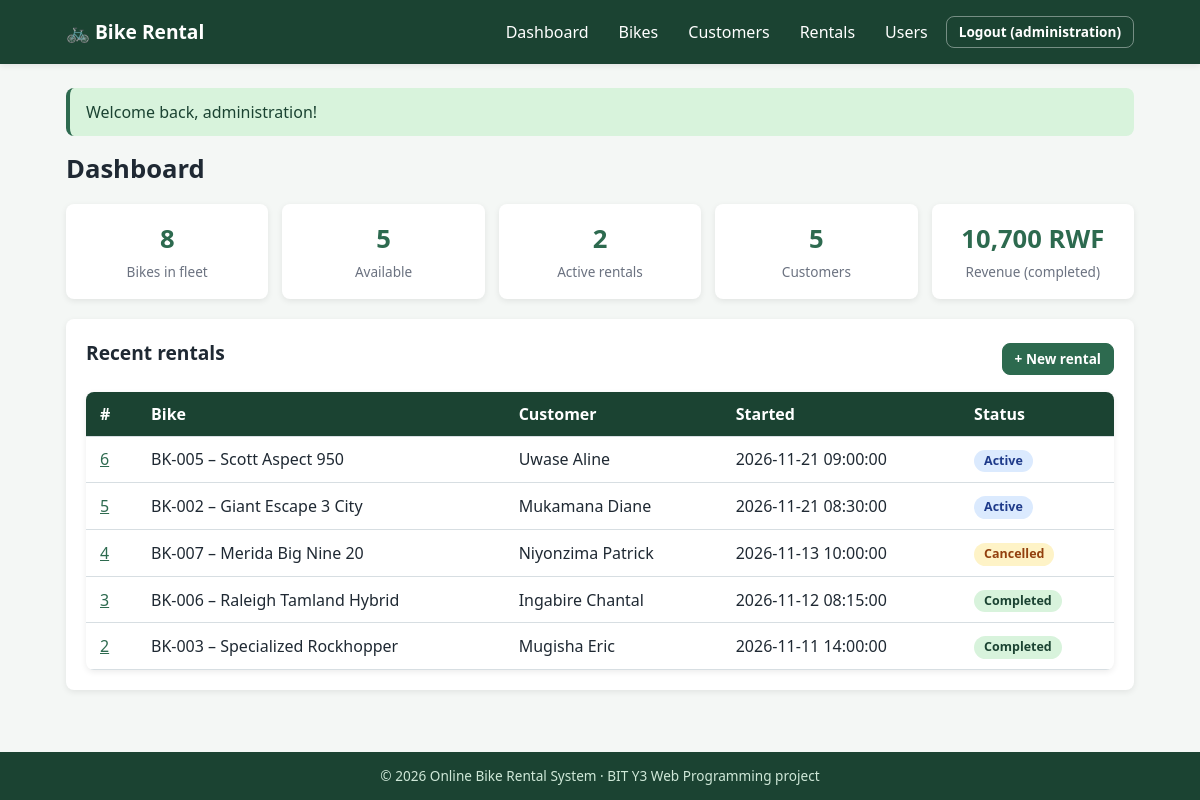
/index.php?route=dashboard (signed in), run on the app's committed database.
### tables this page shows
CREATE TABLE rentals (
    rental_id   INT UNSIGNED AUTO_INCREMENT PRIMARY KEY,
    bike_id     INT UNSIGNED NOT NULL,
    customer_id INT UNSIGNED NOT NULL,
    start_time  DATETIME NOT NULL,
    end_time    DATETIME NULL,
    total_cost  DECIMAL(10,2) NULL,
    status      ENUM('active','completed','cancelled') NOT NULL DEFAULT 'active',
    CONSTRAINT fk_rental_bike
        FOREIGN KEY (bike_id) REFERENCES bikes(bike_id)
        ON DELETE RESTRICT ON UPDATE CASCADE,
    CONSTRAINT fk_rental_customer
        FOREIGN KEY (customer_id) REFERENCES customers(customer_id)
        ON DELETE RESTRICT ON UPDATE CASCADE
);

CREATE TABLE bikes (
    bike_id     INT UNSIGNED AUTO_INCREMENT PRIMARY KEY,
    code        VARCHAR(20)  NOT NULL UNIQUE,
    model       VARCHAR(80)  NOT NULL,
    hourly_rate DECIMAL(10,2) NOT NULL CHECK (hourly_rate > 0),
    status      ENUM('available','rented','maintenance') NOT NULL DEFAULT 'available'
);

CREATE TABLE customers (
    customer_id INT UNSIGNED AUTO_INCREMENT PRIMARY KEY,
    full_name   VARCHAR(100) NOT NULL,
    phone       VARCHAR(20)  NOT NULL,
    email       VARCHAR(100) NOT NULL UNIQUE
);

### src/Support/View.php (called while the page is built, shortened)
<?php
final class View
{
    public static function render(string $view, array $data = [], ?string $layout = 'layout/layout'): void
    {
        $file = __DIR__ . '/../Views/' . $view . '.php';
        extract($data, EXTR_SKIP);
        require $file;
        $content = ob_get_clean();
        $flash = Flash::pull();
        $user  = Auth::user();
        require __DIR__ . '/../Views/' . $layout . '.php';
    }
}

### src/Controllers/DashboardController.php (called while the page is built, shortened)
<?php
final class DashboardController
{
    public function index(): void
    {
        $bikeCounts = (new Bike())->countByStatus();
        $rentals    = new Rental();
        $stats      = $rentals->stats();
        $customers  = (new Customer())->count();
        $recent     = $rentals->recent(5);
        View::render('dashboard/index', compact('bikeCounts', 'stats', 'customers', 'recent'));
    }
}

### public/index.php (called while the page is built, shortened)
<?php
require __DIR__ . '/../src/bootstrap.php';
$routes = [
    'login'           => [AuthController::class, 'login'],
    'register'        => [AuthController::class, 'register'],
    'logout'          => [AuthController::class, 'logout'],
    'dashboard'       => [DashboardController::class, 'index'],
    'bikes'           => [BikeController::class, 'index'],
    'bike-show'       => [BikeController::class, 'show'],
    'bike-form'       => [BikeController::class, 'form'],
    'bike-save'       => [BikeController::class, 'save'],
    'bike-delete'     => [BikeController::class, 'delete'],
    'customers'       => [CustomerController::class, 'index'],
    'customer-show'   => [CustomerController::class, 'show'],
    'customer-form'   => [CustomerController::class, 'form'],
    'customer-save'   => [CustomerController::class, 'save'],
    'customer-delete' => [CustomerController::class, 'delete'],
    'rentals'         => [RentalController::class, 'index'],
    'rental-show'     => [RentalController::class, 'show'],
    'rental-form'     => [RentalController::class, 'form'],
    'rental-save'     => [RentalController::class, 'save'],
    'rental-return'   => [RentalController::class, 'finish'],
    'rental-cancel'   => [RentalController::class, 'cancel'],
    'rental-delete'   => [RentalController::class, 'delete'],
    'users'           => [UserController::class, 'index'],
    'user-form'       => [UserController::class, 'form'],
    'user-save'       => [UserController::class, 'save'],
    'user-delete'     => [UserController::class, 'delete'],
    'api-bikes'       => [BikeApiController::class, 'index'],
];
$route = (string)($_GET['route'] ?? 'dashboard');
[$class, $method] = $routes[$route];
(new $class())->$method();

### src/bootstrap.php (called while the page is built, shortened)
<?php
spl_autoload_register(static function (string $class): void {
    $prefix = 'App\\';
    $file = __DIR__ . '/' . str_replace('\\', '/', substr($class, strlen($prefix))) . '.php';
});
require __DIR__ . '/Support/helpers.php';

### src/Support/Config.php (called while the page is built, shortened)
<?php
final class Config
{
    private static ?array $data = null;
    public static function get(string $key): mixed
    {
        self::$data ??= require __DIR__ . '/../../config/config.php';
        return self::$data[$key] ?? null;
    }
}

### src/Support/Database.php (called while the page is built, shortened)
<?php
final class Database
{
    private static ?PDO $pdo = null;
    public static function pdo(): PDO
    {
        if (self::$pdo === null) {
            $c = Config::get('db');
            $dsn = $c['dsn'] ?: "mysql:host={$c['host']};dbname={$c['name']};charset={$c['charset']}";
            try {
                self::$pdo = new PDO($dsn, $c['dsn'] ? null : $c['user'], $c['dsn'] ? null : $c['pass'], [
                    PDO::ATTR_ERRMODE            => PDO::ERRMODE_EXCEPTION,
                    PDO::ATTR_DEFAULT_FETCH_MODE => PDO::FETCH_ASSOC,
                    PDO::ATTR_EMULATE_PREPARES   => false,
                ]);
            } catch (PDOException $e) {
                ErrorHandler::log($e);
                throw new \RuntimeException('Database connection failed.', 0, $e);
            }
        }
        return self::$pdo;
    }
}

### src/Models/BaseModel.php (called while the page is built, shortened)
<?php
abstract class BaseModel
{
    protected PDO $db;
    public function __construct()
    {
        $this->db = Database::pdo();
    }
    protected function all(string $sql, array $params = []): array
    {
        $st = $this->db->prepare($sql);
        $st->execute($params);
        return $st->fetchAll();
    }
    protected function scalar(string $sql, array $params = []): mixed
    {
        $st = $this->db->prepare($sql);
        $st->execute($params);
        return $st->fetchColumn();
    }
}

### src/Models/Bike.php (called while the page is built, shortened)
<?php
final class Bike extends BaseModel
{
    public function countByStatus(): array
    {
        $rows = $this->all('SELECT status, COUNT(*) AS n FROM bikes GROUP BY status');
        $out = array_fill_keys(self::STATUSES, 0);
        foreach ($rows as $r) {
            $out[$r['status']] = (int)$r['n'];
        }
        return $out;
    }
}

### src/Models/Rental.php (called while the page is built, shortened)
<?php
final class Rental extends BaseModel
{
    public function recent(int $n = 5): array
    {
        return $this->all(self::SELECT . ' ORDER BY r.start_time DESC LIMIT ' . (int)$n);
    }
    public function stats(): array
    {
        return [
            'active'    => (int)$this->scalar("SELECT COUNT(*) FROM rentals WHERE status='active'"),
            'completed' => (int)$this->scalar("SELECT COUNT(*) FROM rentals WHERE status='completed'"),
            'revenue'   => (float)($this->scalar("SELECT COALESCE(SUM(total_cost),0) FROM rentals WHERE status='completed'") ?? 0),
        ];
    }
}

### src/Models/Customer.php (called while the page is built, shortened)
<?php
final class Customer extends BaseModel
{
    public function count(): int
    {
        return (int)$this->scalar('SELECT COUNT(*) FROM customers');
    }
}

### src/Support/Auth.php (called while the page is built, shortened)
<?php
final class Auth
{
    public static function user(): ?array
    {
        return $_SESSION['user'] ?? null;
    }
}

### src/Support/Flash.php (called while the page is built, shortened)
<?php
final class Flash
{
    public static function pull(): array
    {
        $items = $_SESSION['flash'] ?? [];
        return $items;
    }
}

### src/Views/dashboard/index.php (the view, shortened to what this page needs)
<h1>Dashboard</h1>
<div class="stats-grid">
    <div class="stat-card"><span class="stat-number"><?= array_sum($bikeCounts) ?></span><span class="stat-label">Bikes in fleet</span></div>
    <div class="stat-card"><span class="stat-number"><?= (int)$bikeCounts['available'] ?></span><span class="stat-label">Available</span></div>
    <div class="stat-card"><span class="stat-number"><?= (int)$stats['active'] ?></span><span class="stat-label">Active rentals</span></div>
    <div class="stat-card"><span class="stat-number"><?= (int)$customers ?></span><span class="stat-label">Customers</span></div>
    <div class="stat-card"><span class="stat-number"><?= e(money($stats['revenue'])) ?></span><span class="stat-label">Revenue (completed)</span></div>
</div>
<section class="card">
    <div class="card-head"><h2>Recent rentals</h2>
        <a class="btn btn-primary btn-small" href="<?= e(url('rental-form')) ?>">+ New rental</a></div>
    <?php if (!$recent): ?><p class="muted">No rentals yet.</p><?php else: ?>
    <div class="table-wrap"><table class="data-table">
        <thead><tr><th>#</th><th>Bike</th><th>Customer</th><th>Started</th><th>Status</th></tr></thead>
        <tbody>
        <?php foreach ($recent as $r): ?>
            <tr>
                <td><a href="<?= e(url('rental-show', ['id' => $r['rental_id']])) ?>"><?= (int)$r['rental_id'] ?></a></td>
                <td><?= e($r['bike_code']) ?> &ndash; <?= e($r['bike_model']) ?></td>
                <td><?= e($r['customer_name']) ?></td>
                <td><?= e($r['start_time']) ?></td>
                <td><?= status_badge($r['status']) ?></td>
            </tr>
        <?php endforeach; ?>
        </tbody></table></div>
    <?php endif; ?>
</section>

### src/Support/helpers.php (shortened to what this page needs)
<?php
function e(mixed $value): string
{
    return htmlspecialchars((string)$value, ENT_QUOTES | ENT_SUBSTITUTE, 'UTF-8');
}
function base_path(): string
{
    $dir = str_replace('\\', '/', dirname($_SERVER['SCRIPT_NAME'] ?? '/index.php'));
    return rtrim($dir, '/');
}
function url(string $route = 'dashboard', array $params = []): string
{
    $query = http_build_query(['route' => $route] + $params);
    return base_path() . '/index.php?' . $query;
}
function asset(string $path): string
{
    return base_path() . '/assets/' . ltrim($path, '/');
}
function money(mixed $amount): string
{
    return number_format((float)$amount, 0, '.', ',') . ' RWF';
}
function status_badge(string $status): string
{
    return '<span class="badge badge-' . e($status) . '">' . e(ucfirst($status)) . '</span>';
}

### src/Views/layout/layout.php (shortened to what this page needs)
<!DOCTYPE html>
<html lang="en">
<head>
    <link rel="stylesheet" href="<?= e(asset('css/style.css')) ?>">
</head>
<body>
<header class="main-header">
    <div class="container header-inner">
        <a class="brand" href="<?= e(url('dashboard')) ?>">&#128690; Bike Rental</a>
        <nav class="main-nav" id="main-nav">
            <?php if ($user): ?>
                <a href="<?= e(url('dashboard')) ?>">Dashboard</a>
                <a href="<?= e(url('bikes')) ?>">Bikes</a>
                <a href="<?= e(url('customers')) ?>">Customers</a>
                <a href="<?= e(url('rentals')) ?>">Rentals</a>
                <?php if (($user['role'] ?? '') === 'admin'): ?>
                    <a href="<?= e(url('users')) ?>">Users</a>
                <?php endif; ?>
                <form method="post" action="<?= e(url('logout')) ?>" class="inline-form">
                    <button type="submit" class="btn btn-small btn-light">Logout (<?= e($user['username']) ?>)</button>
                </form>
            <?php else: ?>
                <a href="<?= e(url('login')) ?>">Login</a>
                <a href="<?= e(url('register')) ?>">Register</a>
            <?php endif; ?>
        </nav>
    </div>
</header>
<main class="container">
    <div id="toast-area" aria-live="polite">
        <?php foreach ($flash as $f): ?>
            <div class="alert alert-<?= e($f['type']) ?>" role="alert"><?= e($f['message']) ?></div>
        <?php endforeach; ?>
    </div>
    <?= $content ?>
</main>
<footer class="main-footer">
    <div class="container">&copy; <?= date('Y') ?> Online Bike Rental System &middot; BIT Y3 Web Programming project</div>
</footer>
</body>
</html>

### public/assets/css/style.css (style rules this page uses)
:root { --primary: #1b4332; --primary-light: #2d6a4f; --accent: #f4a261; --accent-dark: #e76f51; --bg: #f4f7f5; --white: #fff; --text: #1f2933; --muted: #6b7280; --border: #d7dee2; --success-bg: #d8f3dc; --success-fg: #1b4332; --error-bg: #fde2e2; --error-fg: #7f1d1d; --radius: 8px; --shadow: 0 2px 6px rgba(0,0,0,.08); --font: 'Segoe UI', Tahoma, Geneva, Verdana, sans-serif; }
* { margin: 0; padding: 0; box-sizing: border-box; }
body { font-family: var(--font); background: var(--bg); color: var(--text); line-height: 1.5; min-height: 100vh; display: flex; flex-direction: column; }
main.container { flex: 1; padding-top: 24px; padding-bottom: 40px; }
.container { width: 100%; max-width: 1100px; margin: 0 auto; padding: 0 16px; }
a { color: var(--primary-light); }
h1 { margin-bottom: 16px; font-size: 1.6rem; }
h2 { font-size: 1.2rem; margin-bottom: 12px; }
.main-header { background: var(--primary); color: var(--white); box-shadow: var(--shadow); }
.header-inner { display: flex; align-items: center; justify-content: space-between; flex-wrap: wrap; padding-top: 12px; padding-bottom: 12px; }
.brand { color: var(--white); font-weight: 700; font-size: 1.2rem; text-decoration: none; }
.main-nav { display: flex; align-items: center; gap: 6px; flex-wrap: wrap; }
.main-nav a { color: var(--white); text-decoration: none; padding: 8px 12px; border-radius: 6px; }
.main-footer { background: var(--primary); color: #cfe8d8; text-align: center; padding: 14px 0; font-size: .85rem; }
.card { background: var(--white); border-radius: var(--radius); box-shadow: var(--shadow); padding: 20px; margin-bottom: 20px; }
.card-head, .page-head { display: flex; justify-content: space-between; align-items: center; gap: 12px; flex-wrap: wrap; margin-bottom: 12px; }
.btn { display: inline-block; padding: 9px 18px; border: 1px solid var(--border); border-radius: var(--radius); background: var(--white); color: var(--text); font: inherit; font-weight: 600; cursor: pointer; text-decoration: none; transition: background .2s; }
.btn-primary { background: var(--primary-light); border-color: var(--primary-light); color: #fff; }
.btn-light { background: transparent; color: #fff; border-color: #fff6; }
.btn-small { padding: 5px 12px; font-size: .85rem; }
.inline-form { display: inline; }
.alert { padding: 12px 16px; border-radius: var(--radius); margin-bottom: 14px; border-left: 4px solid; font-weight: 500; }
.alert-success { background: var(--success-bg); color: var(--success-fg); border-color: #2d6a4f; }
.table-wrap { overflow-x: auto; background: var(--white); border-radius: var(--radius); box-shadow: var(--shadow); }
.data-table { width: 100%; border-collapse: collapse; }
.data-table th, .data-table td { padding: 10px 14px; text-align: left; border-bottom: 1px solid var(--border); white-space: nowrap; }
.data-table thead { background: var(--primary); color: #fff; }
.badge { display: inline-block; padding: 2px 10px; border-radius: 12px; font-size: .78rem; font-weight: 700; }
.badge-available, .badge-completed { background: #d8f3dc; color: #1b4332; }
.badge-rented, .badge-active { background: #dbeafe; color: #1e3a8a; }
.badge-maintenance, .badge-cancelled { background: #fef3c7; color: #92400e; }
.stats-grid { display: grid; grid-template-columns: repeat(auto-fit, minmax(160px, 1fr)); gap: 14px; margin-bottom: 20px; }
.stat-card { background: var(--white); border-radius: var(--radius); box-shadow: var(--shadow); padding: 16px; text-align: center; }
.stat-number { display: block; font-size: 1.6rem; font-weight: 700; color: var(--primary-light); }
.stat-label { color: var(--muted); font-size: .85rem; }

### data on the page
rentals: rental_id "6", bike.code "BK-005", bike.model "Scott Aspect 950", customer.full_name "Uwase Aline", start_time "2026-11-21 09:00:00", status "Active"
rentals: rental_id "5", bike.code "BK-002", bike.model "Giant Escape 3 City", customer.full_name "Mukamana Diane", start_time "2026-11-21 08:30:00", status "Active"
rentals: rental_id "4", bike.code "BK-007", bike.model "Merida Big Nine 20", customer.full_name "Niyonzima Patrick", start_time "2026-11-13 10:00:00", status "Cancelled"
rentals: rental_id "3", bike.code "BK-006", bike.model "Raleigh Tamland Hybrid", customer.full_name "Ingabire Chantal", start_time "2026-11-12 08:15:00", status "Completed"
rentals: rental_id "2", bike.code "BK-003", bike.model "Specialized Rockhopper", customer.full_name "Mugisha Eric", start_time "2026-11-11 14:00:00", status "Completed"

### other printed values
$user['username'] "administration"
$f['message'] "Welcome back, administration!"
array_sum($bikeCounts) "8"
$bikeCounts['available'] "5"
$stats['active'] "2"
$customers "5"
money($stats['revenue']) "10,700 RWF"
